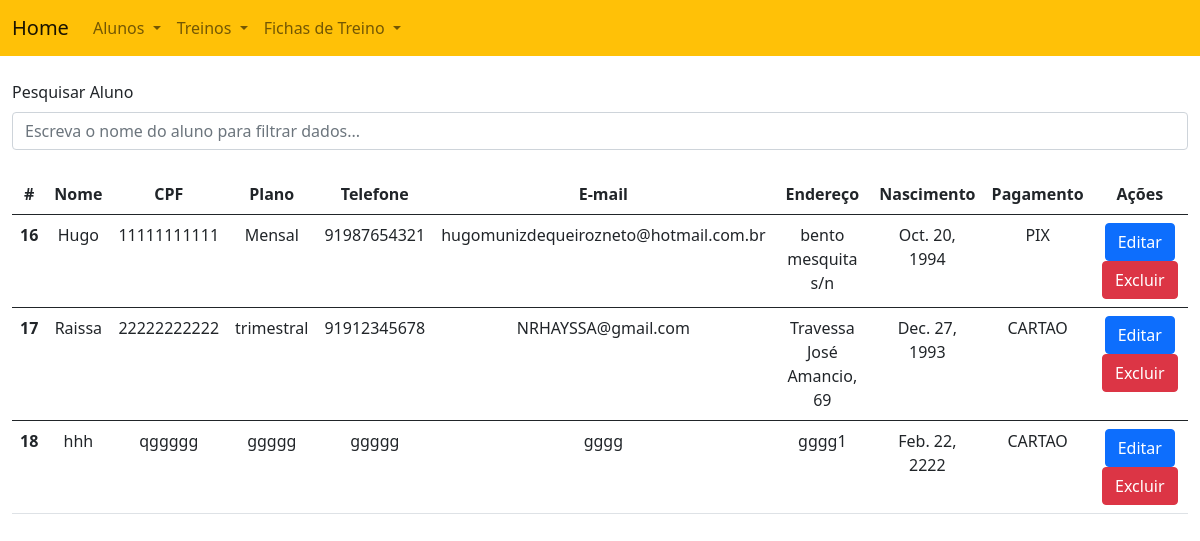
The page /aluno/listar/ on the database as committed earlier.
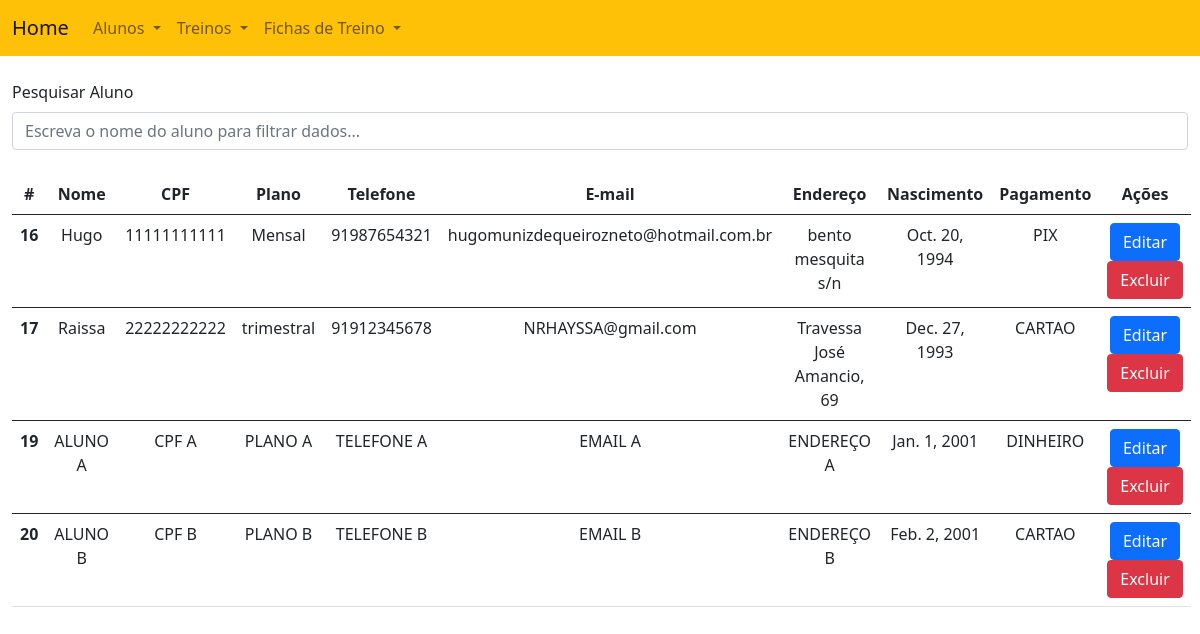
The same page on the database as committed later.
### academia_modulo/models.py (models this page shows, shortened)
class Aluno (models.Model):
    nome = models.CharField(max_length=100)
    cpf = models.CharField(max_length=11)
    plano = models.CharField(max_length=100)
    telefone = models.CharField(max_length=100)
    endereco = models.CharField(max_length=100)
    email = models.CharField(max_length=20)
    nascimento = models.DateField()
    forma_pagamento = models.CharField(max_length=100, default='')

### academia_modulo/views.py (the view)
# urls.py: path('aluno/listar/', listar_alunos, name='listar_alunos'),
def listar_alunos(request):
    alunos = Aluno.objects.all()
    return render(request, 'listar_alunos.html', {'alunos': alunos})

### templates/listar_alunos.html (shortened to what this page needs)
{% extends "menu.html" %}
{% load static %}
{% block body %}
<div class="container-fluid">
<br>
<label for="pesquisaAluno" class="form-label">Pesquisar Aluno</label>
<input class="form-control" id="pesquisaAluno" placeholder="Escreva o nome do aluno para filtrar dados..." onkeyup="filtrarAlunos()">
    <br>
    <table class="table" id="tabelaAlunos" style="text-align: center;">
        <thead>
        <tr>
            <th scope="col">#</th>
            <th scope="col">Nome</th>
            <th scope="col">CPF</th>
            <th scope="col">Plano</th>
            <th scope="col">Telefone</th>
            <th scope="col">E-mail</th>
            <th scope="col">Endereço</th>
            <th scope="col">Nascimento</th>
            <th scope="col">Pagamento</th>
            <th scope="col" >Ações</th>
        </tr>
        </thead>
        {% for aluno in alunos %}
        <tbody>
        <tr>
            <th scope="row">{{aluno.id}}</th>
            <td>{{aluno.nome}}</td>
            <td>{{aluno.cpf}}</td>
            <td>{{aluno.plano}}</td>
            <td>{{aluno.telefone}}</td>
            <td>{{aluno.email}}</td>
            <td>{{aluno.endereco}}</td>
            <td>{{aluno.nascimento}}</td>
            <td>{{aluno.forma_pagamento}}</td>
            <td><a href="{% url 'academia_modulo:aluno_edit' aluno.id %}" class="btn btn-primary">Editar</a>
            <a href="{% url 'academia_modulo:aluno_delete' aluno.id %}" onclick="return confirm('Tem certeza que deseja excluir este aluno?')" class="btn btn-danger">Excluir</a></td>
        </tr>
        </tbody>
        {% endfor %}
    </table>
</div>
{% endblock %}

Rows that differ between the two databases and show on the page:
removed Aluno: id "18", nome "hhh", cpf "qggggg", plano "ggggg", telefone "ggggg", email "gggg", endereco "gggg1", nascimento "Feb. 22, 2222", forma_pagamento "CARTAO"
added Aluno: id "19", nome "ALUNO A", cpf "CPF A", plano "PLANO A", telefone "TELEFONE A", email "EMAIL A", endereco "ENDEREÇO A", nascimento "Jan. 1, 2001", forma_pagamento "DINHEIRO"
added Aluno: id "20", nome "ALUNO B", cpf "CPF B", plano "PLANO B", telefone "TELEFONE B", email "EMAIL B", endereco "ENDEREÇO B", nascimento "Feb. 2, 2001", forma_pagamento "CARTAO"
